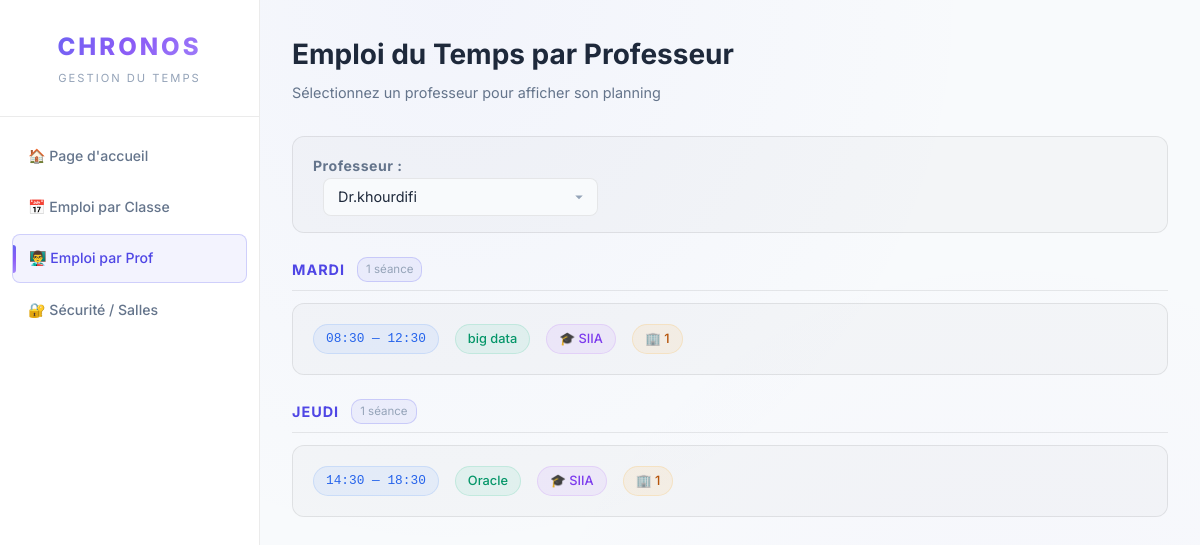
/WebApp/TIMETABLE_APP/views/emploi_prof.php?id_prof=1, run on an earlier commit of the app's database.
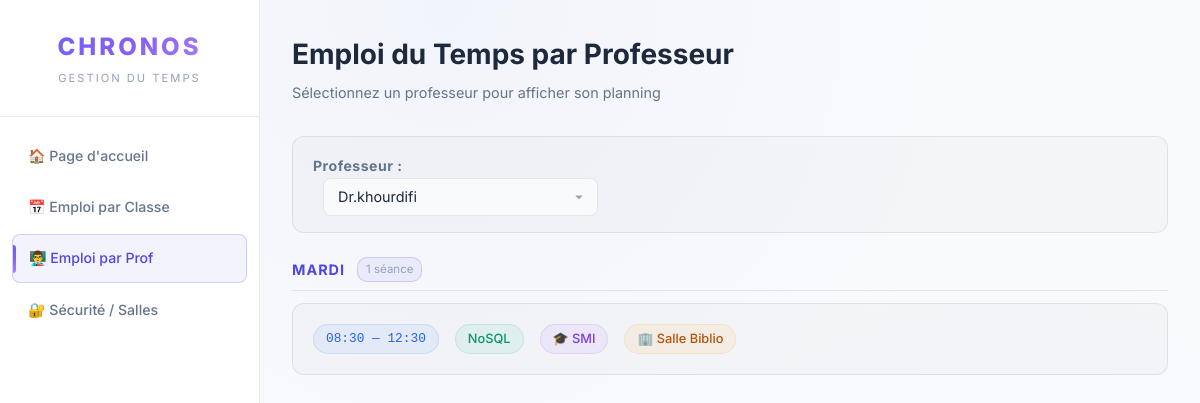
And on a later commit of the database.
### tables this page shows
CREATE TABLE `EMPLOI_DU_TEMPS` (
  `ID_EMPLOI` int(11) NOT NULL,
  `ID_PROF` int(11) DEFAULT NULL,
  `ID_COURS` int(11) DEFAULT NULL,
  `ID_SALLE` int(11) DEFAULT NULL,
  `ID_CLASSE` int(11) DEFAULT NULL,
  `JOUR` varchar(20) DEFAULT NULL,
  `HEURE_DEB` time DEFAULT NULL,
  `HEURE_FIN` time DEFAULT NULL
);

CREATE TABLE `COURS` (
  `ID_COURS` int(11) NOT NULL,
  `NOM_COURS` varchar(100) NOT NULL
);

CREATE TABLE `CLASSE` (
  `ID_CLASSE` int(11) NOT NULL,
  `NUMERO` varchar(50) NOT NULL
);

CREATE TABLE `SALLE` (
  `ID_SALLE` int(11) NOT NULL,
  `NOM_SALLE` varchar(100) NOT NULL,
  `CAPACITE` int(11) NOT NULL
);

### WebApp/TIMETABLE_APP/views/emploi_prof.php (the view, shortened to what this page needs)
<?php
include __DIR__ . "/../../config/db.php";
$profs_res = $conn->query("SELECT * FROM PROF ORDER BY NOM_PROF");
$id_prof = $_GET['id_prof'] ?? null;
$emplois = null;
if ($id_prof) {
    $sql = "SELECT e.*, c.NUMERO as NOM_CLASSE, co.NOM_COURS, s.NOM_SALLE,
            TIME_FORMAT(e.HEURE_DEB, '%H:%i') as hd, TIME_FORMAT(e.HEURE_FIN, '%H:%i') as hf
            FROM EMPLOI_DU_TEMPS e
            LEFT JOIN CLASSE c ON e.ID_CLASSE = c.ID_CLASSE LEFT JOIN COURS co ON e.ID_COURS = co.ID_COURS
            LEFT JOIN SALLE s ON e.ID_SALLE = s.ID_SALLE
            WHERE e.ID_PROF = ?
            ORDER BY FIELD(e.JOUR, 'Lundi','Mardi','Mercredi','Jeudi','Vendredi','Samedi'), e.HEURE_DEB";
    $stmt = $conn->prepare($sql);
    $stmt->bind_param("i", $id_prof);
    $stmt->execute();
    $emplois = $stmt->get_result();
}
?>
<!DOCTYPE html>
<html lang="fr">
<head>
    <link rel="stylesheet" href="../assets/style.css?v=2">
</head>
<body>
    <div class="sidebar">
        <div class="sidebar-header">
            <div class="brand">CHRONOS</div>
            <div class="brand-sub">Gestion du temps</div>
        </div>
        <div class="sidebar-menu">
            <a href="../index.php">🏠 Page d'accueil</a>
            <a href="emploi_classe.php">📅 Emploi par Classe</a>
            <a href="emploi_prof.php" class="active">👨‍🏫 Emploi par Prof</a>
            <a href="securite.php">🔐 Sécurité / Salles</a>
        </div>
    </div>
    <div class="main-content">
        <div class="page-header">
            <div>
                <h2>Emploi du Temps par Professeur</h2>
                <p class="subtitle">Sélectionnez un professeur pour afficher son planning</p>
            </div>
        </div>
        <div class="filter-section">
            <form method="GET">
                <label><strong>Professeur :</strong></label>
                <select name="id_prof" onchange="this.form.submit()" style="margin-left:10px;">
                    <?php while($p = $profs_res->fetch_assoc()): ?>
                        <option value="<?= $p['ID_PROF'] ?>" <?= $id_prof == $p['ID_PROF'] ? 'selected' : '' ?>>
                            <?= htmlspecialchars($p['NOM_PROF']) ?>
                        </option>
                    <?php endwhile; ?>
                </select>
            </form>
        </div>
        <?php if ($id_prof && $emplois && $emplois->num_rows > 0): ?>
            <?php
            $grouped = [];
            while($row = $emplois->fetch_assoc()) { $grouped[$row['JOUR']][] = $row; }
            ?>
            <?php foreach($grouped as $day => $sessions): ?>
                <div class="day-group">
                    <div class="day-group-header">
                        <span class="day-name"><?= htmlspecialchars($day) ?></span>
                        <span class="day-count"><?= count($sessions) ?> séance<?= count($sessions)>1?'s':'' ?></span>
                    </div>
                    <div class="schedule-list">
                        <?php foreach($sessions as $s): ?>
                            <div class="session-card">
                                <div class="session-main">
                                    <span class="session-chip chip-time"><?= $s['hd'] ?> — <?= $s['hf'] ?></span>
                                    <span class="session-chip chip-course"><?= htmlspecialchars($s['NOM_COURS']) ?></span>
                                    <span class="session-chip chip-class">🎓 <?= htmlspecialchars($s['NOM_CLASSE']) ?></span>
                                    <span class="session-chip chip-room">🏢 <?= htmlspecialchars($s['NOM_SALLE']) ?></span>
                                </div>
                            </div>
                        <?php endforeach; ?>
                    </div>
                </div>
            <?php endforeach; ?>
        <?php elseif($id_prof): ?>
            <div class="empty-state">Ce professeur n'a aucune séance cette semaine.</div>
        <?php endif; ?>
    </div>
</body>
</html>

What changed in the data, as far as the page shows it:
removed emploi_du_temps: hd "08:30", hf "12:30", ID_COURS.NOM_COURS "big data", ID_CLASSE.NUMERO "SIIA", ID_SALLE.NOM_SALLE "1", shown under "MARDI"
removed emploi_du_temps: hd "14:30", hf "18:30", ID_COURS.NOM_COURS "Oracle", ID_CLASSE.NUMERO "SIIA", ID_SALLE.NOM_SALLE "1", shown under "JEUDI"
added emploi_du_temps: hd "08:30", hf "12:30", ID_COURS.NOM_COURS "NoSQL", ID_CLASSE.NUMERO "SMI", ID_SALLE.NOM_SALLE "Salle Biblio", shown under "MARDI"
Also different on the page:
list line gone: "JEUDI 1 séance"
